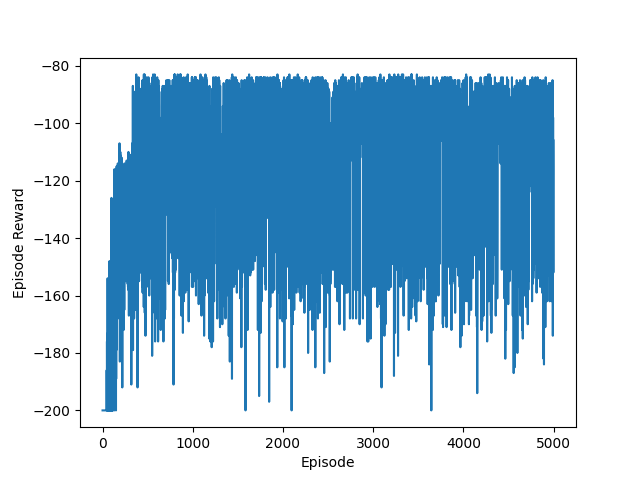

Here is the Python script that generated this plot:
#函数近似SARSA算法agent

import gym
import numpy as np
import warnings
import matplotlib.pyplot as plt

warnings.filterwarnings("ignore")

env = gym.make('MountainCar-v0')


# 定义瓦片编码类
class TileCoder:
    def __init__(self, layers, features):
        self.layers = layers
        self.features = features
        self.codebook = {}

    def get_code(self, codeword):
        if codeword in self.codebook:
            return self.codebook[codeword]
        count = len(self.codebook)
        if count >= self.features:
            return hash(codeword) % self.features
        else:
            self.codebook[codeword] = count
            return count

    def __call__(self, floats=(), ints=()):
        dim = len(floats)
        scaled_floats = [f * self.layers * self.layers for f in floats]
        features = []
        for layer in range(self.layers):
            codeword = (layer,) + tuple(
                int((f + (1 + dim * i) * layer) / self.layers) for i, f in enumerate(scaled_floats)) + ints
            feature = self.get_code(codeword)
            features.append(feature)
        return features


class SARSA_Agent:
    def __init__(self, env, layers=8, features=1893, gamma=1.0, learning_rate=0.03, epsilon=0.001):
        self.action_n=env.action_space.n
        self.obs_low=env.observation_space.low
        self.obs_high=env.observation_space.high
        self.obs_scale=env.observation_space.high-env.observation_space.low
        self.encoder=TileCoder(layers, features)
        self.w=np.zeros(features)
        self.gamma=gamma
        self.learning_rate=learning_rate
        self.epsilon=epsilon

    def encode(self,observation,action):
        state=tuple((observation-self.obs_low)/self.obs_scale)
        actions=(action,)
        return self.encoder(state,actions)

    def get_q(self,observation,action):
        features=self.encode(observation,action)
        return self.w[features].sum()

    def decide(self,observation):
        if np.random.uniform(0,1)<self.epsilon:
            return np.random.choice(self.action_n)
        else:
            qs=[self.get_q(observation,a) for a in range(self.action_n)]
            return np.argmax(qs)

    def learn(self,observation,action,reward,next_observation,done,next_action):
        u=reward+ (1. - done)*self.gamma*self.get_q(next_observation,next_action)
        td_error=u-self.get_q(observation,action)
        features=self.encode(observation,action)
        self.w[features]+=(self.learning_rate*td_error)

agent=SARSA_Agent(env)



def play_SARSA(env, agent, train=False,render=False):
    episode_reward=0
    observation=env.reset()
    action=agent.decide(observation)
    while True:
        if render:
            env.render()
        next_observation, reward, done, info = env.step(action)
        episode_reward+=reward
        next_action=agent.decide(next_observation)
        if train:
            agent.learn(observation, action, reward, next_observation, done, next_action)
        if done:
            break
        observation=next_observation
        action=next_action
    return episode_reward



#开始训练
episodes=5000
episode_rewards=[]
for i in range(episodes):
    episode_reward=play_SARSA(env, agent, train=True)
    episode_rewards.append(episode_reward)
    if i % 100 == 0:
        print(f"Episode {i}: {episode_reward}")

plt.plot(episode_rewards)
plt.xlabel("Episode")
plt.ylabel("Episode Reward")
plt.savefig("6-4.png")
plt.show()
plt.close()

agent.epsilon=0.0 #测试时不探索
#是否可视化展示
episode_rewards=[play_SARSA(env, agent, render=True) for _ in range(10)]
print("平均回合奖励：{}/{} = {}".format(sum(episode_rewards), len(episode_rewards), np.mean(episode_rewards)))

